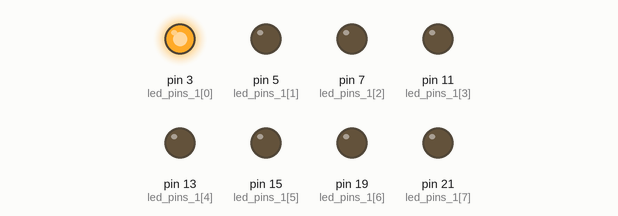
Bench run of a program on a simulated Raspberry Pi (header pin numbers). Parts: output pins drawn as LEDs (lit = HIGH).

Above: at 0.5 s.
At 3.5 s:
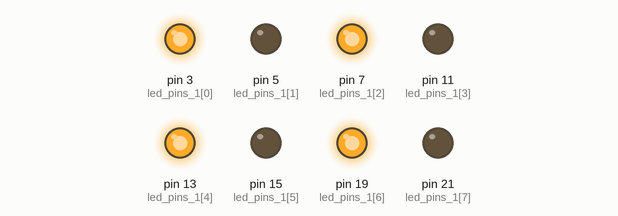
At 4.5 s:
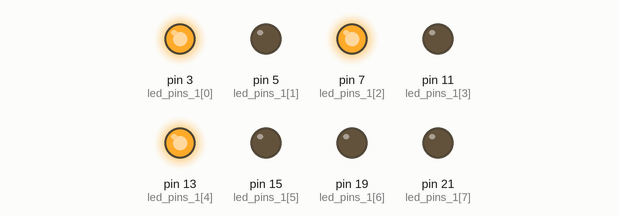
At 7.5 s:
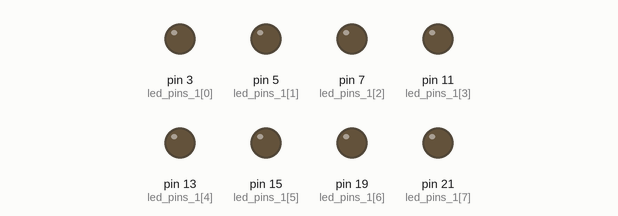
At 9.5 s:
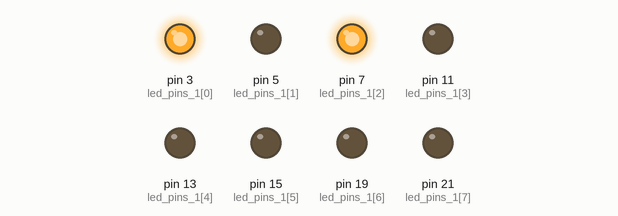
Timing chart, 0 to 10.4 s (numbered marks = the images above):
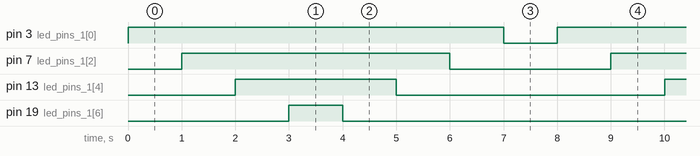

Measured:
- by itself, pin 3 (led_pins_1[0]): alternates HIGH for 7.0 s and LOW for 1.0 s
- by itself, pin 7 (led_pins_1[2]): alternates HIGH for 5.0 s and LOW for 3.0 s
- by itself, pin 13 (led_pins_1[4]): alternates HIGH for 3.0 s and LOW for 5.0 s
- by itself, pin 19 (led_pins_1[6]): alternates HIGH for 1.0 s and LOW for 7.0 s

The program:

ledDisco.py
```python
import RPi.GPIO as led
import time
led.setmode(led.BOARD)
led_pins_1 = [3, 5, 7, 11,13,15,19,21]
led_pins_2 = [13, 15, 19, 21]
led.setwarnings(False)
for i in range(4):
    led.setup(led_pins_1[i], led.OUT)
    led.setup(led_pins_2[i], led.OUT)
while True:
    for i in range(8):
        if(i%2==0):
            led.output(led_pins_1[i], 1)
            time.sleep(1)
    for i in range(7,-1,-1):
        if(i%2==0):
            led.output(led_pins_1[i], 0)
            time.sleep(1)


    
```
